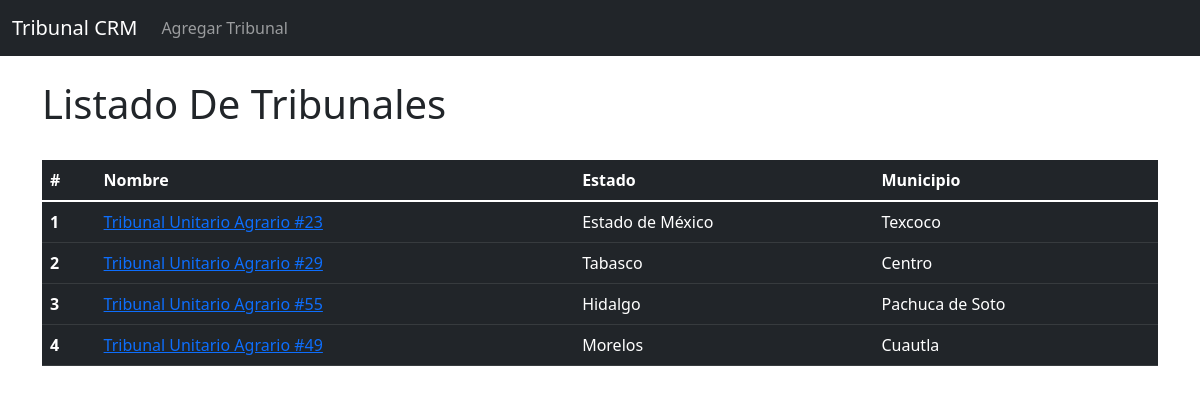
Page /tribunal/ on the committed database.
### tribunal/models.py (models this page shows, shortened)
class Tribunal (models.Model):
    ESTADO_CHOICES = (
        ("", ""),
        ("aguascalientes", "Aguascalientes"),
        ("baja_california", "Baja California"),
        ("baja_california_sur", "Baja California Sur"),
        ("campeche", "Campeche"),
        ("chiapas", "Chiapas"),
        ("chihuahua", "Chihuahua"),
        ("coahuila", "Coahuila"),
        ("colima", "Colima"),
        ("cdmx", "Ciudad de México / CDMX"),
        ("durango", "Durango"),
        ("estado_de_mexico", "Estado de México"),
        ("guanajuato", "Guanajuato"),
        ("guerrero", "Guerrero"),
        ("hidalgo", "Hidalgo"),
        ("jalisco", "Jalisco"),
        ("michoacan", "Michoacán"),
        ("morelos", "Morelos"),
        ("nayarit", "Nayarit"),
        ("nuevo_leon", "Nuevo León"),
        ("oaxaca", "Oaxaca"),
        ("puebla", "Puebla"),
        ("querétaro", "Querétaro"),
        ("quintana_roo", "Quintana Roo"),
        ("san_luis_potosi", "San Luis Potosí"),
        ("sinaloa", "Sinaloa"),
        ("sonora", "Sonora"),
        ("tabasco", "Tabasco"),
        ("tamaulipas", "Tamaulipas"),
        ("tlaxcala", "Tlaxcala"),
        ("veracruz", "Veracruz"),
        ("yucatan", "Yucatán"),
        ("zacatecas", "Zacatecas"),
        ("texcoco", "Texcoco"),
    )
    nombre = models.CharField(max_length=200)
    municipio = models.CharField(max_length=100)
    estado = models.CharField(max_length=50, choices=ESTADO_CHOICES)
    class Meta:
        db_table = 'Tribunal'
        verbose_name = "tribunal"
        verbose_name_plural = "tribunales"
    def get_absolute_url(self):
        return reverse('tribunal:detail', args=[self.id])

### tribunal/views.py (the view)
# urls.py: path('', views.TribunalListView.as_view(), name='index'),
class TribunalListView(ListView):
    queryset = Tribunal.objects.all()
    context_object_name = 'tribunales'
    template_name = 'tribunal/pages/index.html'

### tribunal/templates/tribunal/pages/index.html (shortened to what this page needs)
{% extends 'tribunal/base.html' %}
{% block content %}
<h1>Listado De Tribunales</h1>
<br>
<table class="table table-dark table-hover">
    <thead>
        <tr>
            <th scope="col">#</th>
            <th scope="col">Nombre</th>
            <th scope="col">Estado</th>
            <th scope="col">Municipio</th>
        </tr>
    </thead>
    <tbody>
        {% for tribunal in tribunales %}
        <tr>
            <th scope="row">{{tribunal.id}}</th>
            <td><a href="{{tribunal.get_absolute_url}}">{{tribunal.nombre}}</a></td>
            <td>{{tribunal.get_estado_display}}</td>
            <td>{{tribunal.municipio}}</td>
        </tr>
        {% endfor %}
    </tbody>
</table>
{% endblock content %}

### rows in the picture
Tribunal: id "1", nombre "Tribunal Unitario Agrario #23", estado "Estado de México", municipio "Texcoco"
Tribunal: id "2", nombre "Tribunal Unitario Agrario #29", estado "Tabasco", municipio "Centro"
Tribunal: id "3", nombre "Tribunal Unitario Agrario #55", estado "Hidalgo", municipio "Pachuca de Soto"
Tribunal: id "4", nombre "Tribunal Unitario Agrario #49", estado "Morelos", municipio "Cuautla"
